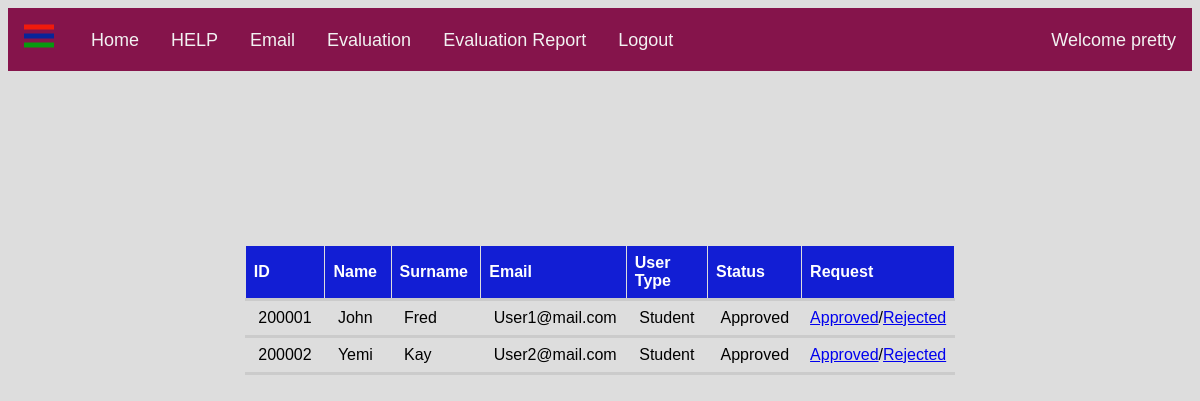
Screenshot of /student_mail.php (signed in) with the database file from the repository.
### tables this page shows
CREATE TABLE IF NOT EXISTS `student` (
  `id` varchar(50) NOT NULL,
  `name` varchar(100) NOT NULL,
  `surname` varchar(100) NOT NULL,
  `email` varchar(100) NOT NULL,
  `password` varchar(100) NOT NULL,
  `gender` varchar(50) NOT NULL,
  `user_type` varchar(50) NOT NULL DEFAULT 'student',
  `course_code` varchar(50) NOT NULL,
  `status` varchar(50) NOT NULL DEFAULT 'pending',
  `adv_status` varchar(100) NOT NULL DEFAULT 'pending',
  `date_time` datetime NOT NULL,
  `staff_id` varchar(50) DEFAULT NULL,
  PRIMARY KEY (`id`) USING BTREE,
  KEY `staff_id` (`staff_id`)
);

### student_mail.php (the view, shortened to what this page needs)
<?php
if(!isset($_SESSION['user_id']))
{
      header("location: login.php");
}
elseif($_SESSION['user_type']!="advisor")
{
	echo "<script>
alert('you are not an administrator');
window.location.href='login.php';
</script>";
}
else
{
	$staff_id=$_SESSION['user_id'];
}
?>
<?php
require_once 'functions.php';
?>
<html>
<head>
  <link rel="stylesheet" href="style1.css">
</head>
<body>
  <nav class="nav_bar">
    <span class="open-slide">
      <a href="#" onclick="openSlideMenu()">
        <svg width="35" height="35">
            <path d="M0,5 30,5" stroke="#f01a0c" stroke-width="5"/>
            <path d="M0,14 30,14" stroke="#082599" stroke-width="5"/>
            <path d="M0,23 30,23" stroke="#08990f" stroke-width="5"/>
        </svg>
      </a>
    </span>
    <ul class="navbar1">
    <li><a href="com_memb_Index.php">Home</a></li>
	  <li><a href="advisormanual.php">HELP</a></li>
	  <li><a href="student_mail.php">Email</a></li>
	  <li><a href="evaluate.php">Evaluation</a></li>
    <li><a href="evaluationReport.php">Evaluation Report</a></li>
	  <li><a href="logout.php">Logout</a></li>
        <?php if ($_SESSION['name'] != null) {
            $nm = $_SESSION['name'];
            echo"<li style = 'float:right'><a href='#'>Welcome $nm</a></li>";
          }
          ?>
    </ul>
  </nav>
			<tr>
				<td class="contentArea">
					<form method="post" name="formUserReg" id="formUserReg" action="student_mail.php">
					<p>&nbsp;</p>
						<table width="100%" border="0" align="center" cellpadding="5" cellspacing="1" class="text">
							<table id="container">
								<thead>
									<tr>
										<th> ID </th>
										<th> Name </th>
										<th> Surname </th>
                                        <th> Email </th>
                                        <th> User Type </th>
										<th> Status </th>
										<th> Request </th>
									</tr>
								</thead>
									<?php
									$sql = "SELECT id, name, surname, email, user_type, adv_status
                                            FROM student
											WHERE user_type = 'student' AND status='approved' AND staff_id='$staff_id'";
									$result = mysqli_query($con, $sql);
									while($row = mysqli_fetch_assoc($result)) {
									extract($row);
									$id = $row['id'];
									?>
							<tbody>
								  <td width="150">&nbsp;<?php echo ucwords($id); ?></td>
								  <td width="150">&nbsp;<?php echo ucwords($name); ?></td>
								  <td width="150">&nbsp;<?php echo ucwords($surname); ?></td>
                                  <td width="150">&nbsp;<?php echo ucwords($email); ?></td>
                                  <td width="150">&nbsp;<?php echo ucwords($user_type); ?></td>
                                  <td width="150">&nbsp;<?php echo ucwords($adv_status); ?></td>
								  <td  align="center"><a href="student_mail.php?id=<?php echo $id?>&adv_status=approved">Approved</a>/<a href="student_mail.php?id=<?php echo $id?>&adv_status=rejected">Rejected</a></td>
							</tbody>
	<?php
	   }
	?>
</table>
</table>
</form>
</td>
</tr>
</body>
</html>

### style1.css (style rules this page uses)
body { font-family:"Arial", Serif; background-color:#DDDDDD; overflow-x: auto; }
.nav_bar { background-color:#85144b; overflow:hidden; height:63px; }
.nav_bar a { float: left; display:block; color:#f2f2f2; text-align:center; padding:14px 16px; text-decoration:none; font-size:18px; }
.nav_bar ul { margin:8px 0 0 0; list-style:none; }

### student_mail.php (style rules this page uses)
table { width: 60%; margin: 70px auto; border-collapse: collapse; font-family: "Trebuchet MS", Arial, Helvetica, sans-serif; border-collapse: collapse; }
tr { border-bottom: 3px solid #cbcbcb; }
th { font-size: 16px; padding-top: 12px; padding-bottom: 12px; text-align: left; background-color: #121ED4; color: white; }
th, td { height: 30px; border: 1px solid #ddd; padding: 8px; }

### rows the page displays
student: id "200001", name "John", surname "Fred", email "User1@mail.com", user_type "Student", adv_status "Approved"
student: id "200002", name "Yemi", surname "Kay", email "User2@mail.com", user_type "Student", adv_status "Approved"

### other values shown
$nm "pretty"
